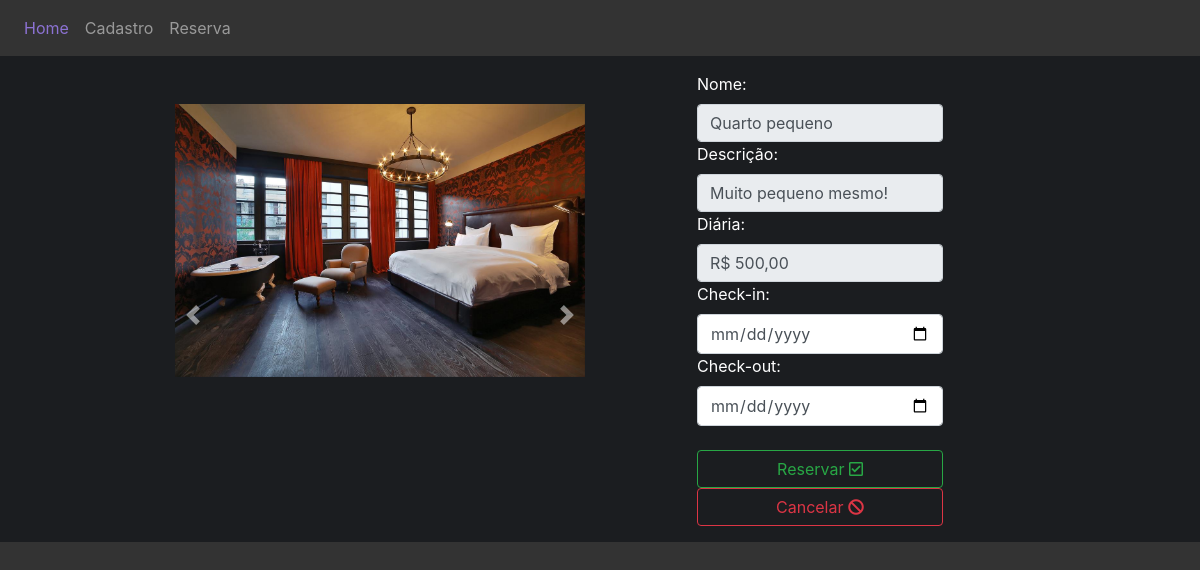
The page /HotelTrivago/detalhes.php?id=1 on the database its author committed.
### tables this page shows
CREATE TABLE IF NOT EXISTS `quartos` (
  `id` int(11) NOT NULL AUTO_INCREMENT,
  `nome` varchar(255) NOT NULL,
  `descricao` varchar(500) NOT NULL,
  `diaria` float NOT NULL,
  `status` bit(1) NOT NULL,
  `foto1` varchar(255) NOT NULL,
  `foto2` varchar(255) NOT NULL,
  `foto3` varchar(255) NOT NULL,
  PRIMARY KEY (`id`)
);

### HotelTrivago/detalhes.php (the view, shortened to what this page needs)
<!DOCTYPE html>
<html>
<head>
	<link rel="stylesheet" type="text/css" href="css/bootstrap.css">
	<link rel="stylesheet" type="text/css" href="font/css/fontawesome-all.css">
</head>
<body style="background: #333">
<nav class="navbar navbar-expand-lg navbar-dark" style="background: #333;">
	<div class="collapse navbar-collapse" id="navbarNavAltMarkup">
		<div class="navbar-nav">
			<a href="index.php" class="nav-item nav-link active" style="color: #8c72d3;">Home <span class="sr-only">(current)</span></a>
			<a href="cadastro.php" class="nav-item nav-link">Cadastro</a>
			<a href="reserva.php" class="nav-item nav-link">Reserva</a>
		</div>
	</div>
</nav>
<?php
$id = $_GET["id"];
include_once "config.php";
$sql = "SELECT * FROM quartos WHERE id =$id";
$sqlSelect = mysqli_query($conexao,$sql);
$resultado = mysqli_fetch_assoc($sqlSelect);
?>
	<div class="jumbotron jumbotron-fluid" style="background: #1b1d20;border-color: #8c72d3;padding: 1rem 10rem;color: #fff;">
		<div class="container">
			<div class="row">
				<div class="col" style="margin-top: 2rem">
					<div class="carousel slide" id="carrossel" data-ride="carousel">
						<div class="carousel-inner">
							<div class="carousel-item active">
								<img  class="d-block w-100" src="<?php echo $resultado["foto1"]; ?>">
							</div>
						</div>
					</div>
					<a href="#carrossel" class="carousel-control-prev" role="button" data-slide="prev">
						<span class="carousel-control-prev-icon"></span>
					</a>
					<a href="#carrossel" class="carousel-control-next" role="button" data-slide="next">
						<span class="carousel-control-next-icon"></span>
					</a>
				</div>
				<div class="col">
					<form action="cadreserva.php" method="POST" style="color: #fff;width: 60%;margin: 0px auto">
					<label for="nome">Nome: </label>
					<input type="text" name="nome" value="<?php echo $resultado['nome']; ?>" readonly class="form-control">
					<label for="descricao">Descrição: </label>
					<input type="text" name="descricao" value="<?php echo $resultado['descricao']; ?>" readonly class="form-control">
					<label for="diaria">Diária: </label>
					<input type="text" id="diaria" value="R$ <?php echo number_format($resultado['diaria'],2,',','.'); ?>" readonly class="form-control">
					<label for="checkin">Check-in: </label>
					<input type="date" name="checkin" id="checkin" class="form-control">
					<label for="checkout">Check-out: </label>
					<input type="date" name="checkout" id="checkout" class="form-control"><br>
					<button type="submit" class="btn btn-outline-success form-control" >Reservar <i class="far fa-check-square"></i></button>
					<a href="index.php" class="btn btn-outline-danger form-control">Cancelar <i class="fas fa-ban"></i></a>
					</form>
				</div>
			</div>
		</div>
	</div>
</body>
</html>

### rows shown on the page
quartos: foto1 (picture), nome "Quarto pequeno", descricao "Muito pequeno mesmo!", diaria "R$ 500,00"
